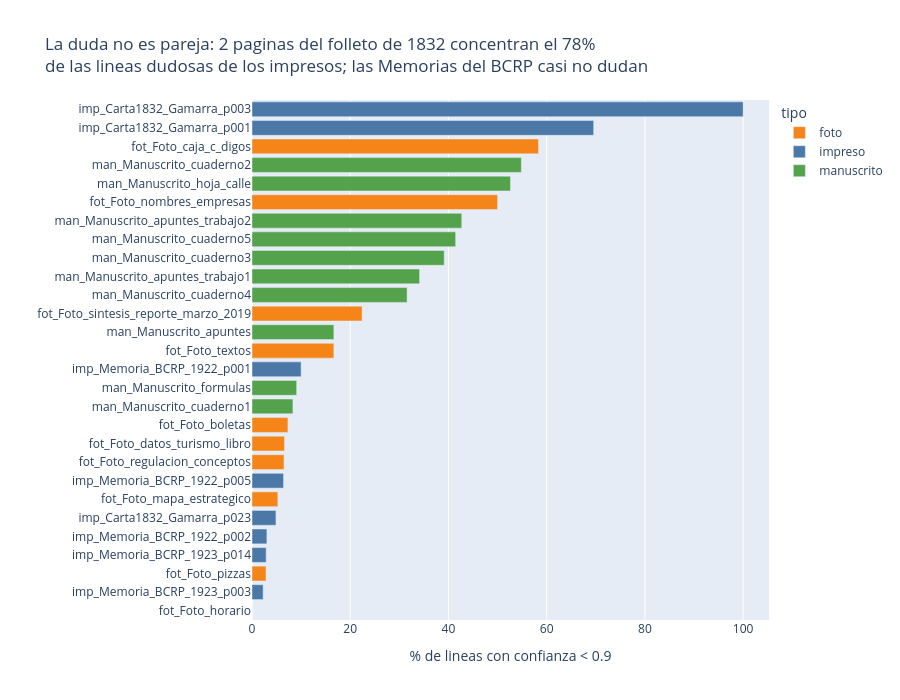

Notebook code cell kept with this figure:
### Code cell
por_doc = (lineas.groupby(["id", "tipo"])
           .agg(lineas=("linea", "size"), dudosas=("dudosa", "sum"), confianza_media=("confianza", "mean"))
           .reset_index())
por_doc["pct_dudosas"] = 100 * por_doc["dudosas"] / por_doc["lineas"]
por_doc["documento"] = por_doc["id"].str.replace("_Manuscrito_31_PE_1352_Carta_escrita_a_Don_Agust_n", "_Carta1832")

imp = por_doc[por_doc["tipo"] == "impreso"].sort_values("dudosas", ascending=False)
peores = imp.head(2)
pct_peores = 100 * peores["dudosas"].sum() / imp["dudosas"].sum()

fig = px.bar(por_doc.sort_values("pct_dudosas"), x="pct_dudosas", y="documento", color="tipo", color_discrete_map=COLORES,
             orientation="h", hover_data=["lineas", "dudosas", "confianza_media"],
             labels={"pct_dudosas": f"% de lineas con confianza < {UMBRAL}", "documento": ""},
             title=(f"La duda no es pareja: 2 paginas del folleto de 1832 concentran el {pct_peores:.0f}% "
                    f"<br>de las lineas dudosas de los impresos; las Memorias del BCRP casi no dudan"))
fig.update_layout(height=700, yaxis={"categoryorder": "total ascending"})
fig.show(height=700)
peores[["documento", "lineas", "dudosas", "confianza_media"]].round(3)

### Figure 1 — Plotly figure (JSON) as saved in the notebook; plotly's stock layout.template omitted (floating-point values rounded to 4 significant figures)
{"data": [{"customdata": [[6.0, 0.0, 0.9935], [35.0, 1.0, 0.9855], [57.0, 3.0, 0.977], [46.0, 3.0, 0.9729], [151.0, 10.0, 0.9638], [41.0, 3.0, 0.9595], [12.0, 2.0, 0.9042], [174.0, 39.0, 0.9339], [2.0, 1.0, 0.874], [24.0, 14.0, 0.8523]], "hovertemplate": "tipo=foto<br>% de lineas con confianza < 0.9=%{x}<br>=%{y}<br>lineas=%{customdata[0]}<br>dudosas=%{customdata[1]}<br>confianza_media=%{customdata[2]}<extra></extra>", "legendgroup": "foto", "marker": {"color": "#F58518", "pattern": {"shape": ""}}, "name": "foto", "orientation": "h", "showlegend": true, "textposition": "auto", "type": "bar", "x": [0.0, 2.857, 5.263, 6.522, 6.623, 7.317, 16.67, 22.41, 50.0, 58.33], "xaxis": "x", "y": ["fot_Foto_horario", "fot_Foto_pizzas", "fot_Foto_mapa_estrategico", "fot_Foto_regulacion_conceptos", "fot_Foto_datos_turismo_libro", "fot_Foto_boletas", "fot_Foto_textos", "fot_Foto_sintesis_reporte_marzo_2019", "fot_Foto_nombres_empresas", "fot_Foto_caja_c_digos"], "yaxis": "y"}, {"customdata": [[44.0, 1.0, 0.9922], [104.0, 3.0, 0.9955], [33.0, 1.0, 0.9861], [41.0, 2.0, 0.9769], [109.0, 7.0, 0.9637], [30.0, 3.0, 0.9625], [23.0, 16.0, 0.6487], [43.0, 43.0, 0.5552]], "hovertemplate": "tipo=impreso<br>% de lineas con confianza < 0.9=%{x}<br>=%{y}<br>lineas=%{customdata[0]}<br>dudosas=%{customdata[1]}<br>confianza_media=%{customdata[2]}<extra></extra>", "legendgroup": "impreso", "marker": {"color": "#4C78A8", "pattern": {"shape": ""}}, "name": "impreso", "orientation": "h", "showlegend": true, "textposition": "auto", "type": "bar", "x": [2.273, 2.885, 3.03, 4.878, 6.422, 10.0, 69.57, 100.0], "xaxis": "x", "y": ["imp_Memoria_BCRP_1923_p003", "imp_Memoria_BCRP_1923_p014", "imp_Memoria_BCRP_1922_p002", "imp_Carta1832_Gamarra_p023", "imp_Memoria_BCRP_1922_p005", "imp_Memoria_BCRP_1922_p001", "imp_Carta1832_Gamarra_p001", "imp_Carta1832_Gamarra_p003"], "yaxis": "y"}, {"customdata": [[24.0, 2.0, 0.9434], [33.0, 3.0, 0.9546], [30.0, 5.0, 0.9258], [19.0, 6.0, 0.8954], [85.0, 29.0, 0.905], [23.0, 9.0, 0.9025], [41.0, 17.0, 0.8802], [96.0, 41.0, 0.9006], [19.0, 10.0, 0.8857], [31.0, 17.0, 0.8453]], "hovertemplate": "tipo=manuscrito<br>% de lineas con confianza < 0.9=%{x}<br>=%{y}<br>lineas=%{customdata[0]}<br>dudosas=%{customdata[1]}<br>confianza_media=%{customdata[2]}<extra></extra>", "legendgroup": "manuscrito", "marker": {"color": "#54A24B", "pattern": {"shape": ""}}, "name": "manuscrito", "orientation": "h", "showlegend": true, "textposition": "auto", "type": "bar", "x": [8.333, 9.091, 16.67, 31.58, 34.12, 39.13, 41.46, 42.71, 52.63, 54.84], "xaxis": "x", "y": ["man_Manuscrito_cuaderno1", "man_Manuscrito_formulas", "man_Manuscrito_apuntes", "man_Manuscrito_cuaderno4", "man_Manuscrito_apuntes_trabajo1", "man_Manuscrito_cuaderno3", "man_Manuscrito_cuaderno5", "man_Manuscrito_apuntes_trabajo2", "man_Manuscrito_hoja_calle", "man_Manuscrito_cuaderno2"], "yaxis": "y"}], "layout": {"barmode": "relative", "height": 700, "legend": {"title": {"text": "tipo"}, "tracegroupgap": 0}, "title": {"text": "La duda no es pareja: 2 paginas del folleto de 1832 concentran el 78% <br>de las lineas dudosas de los impresos; las Memorias del BCRP casi no dudan"}, "xaxis": {"anchor": "y", "domain": [0.0, 1.0], "title": {"text": "% de lineas con confianza < 0.9"}}, "yaxis": {"anchor": "x", "categoryorder": "total ascending", "domain": [0.0, 1.0], "title": {"text": ""}}}}
